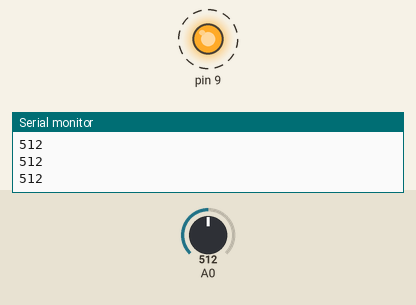
Recording of a sketch running on a simulated Arduino Uno, built with avr-gcc and run on an emulated ATmega328P. On the bench: output pins drawn as LEDs (lit = HIGH), the last lines printed to the serial monitor. Dashed ring = blinking. The test bench sets the inputs (shaded band); at power-on: A0 = 512.

Above: at 1.09 s.
1.3 s: A0 set to 122
4.3 s: A0 set to 0
At 5.1 s:
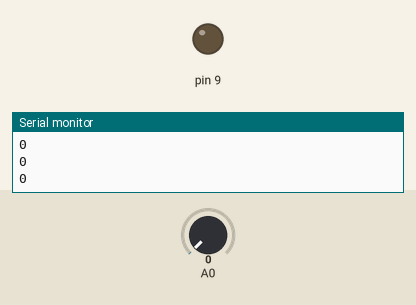
5.8 s: A0 set to 2
7.3 s: A0 set to 5
At 8.4 s:
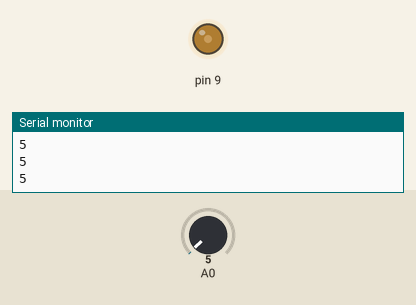
8.8 s: A0 set to 306
At 12.74 s:
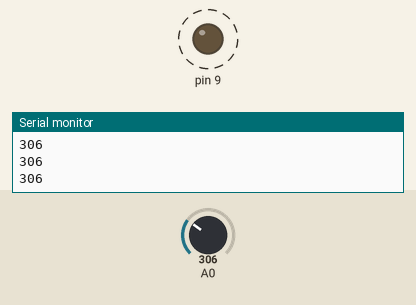
Timing chart, 0 to 12.8 s (numbered marks = the images above; inputs shaded):
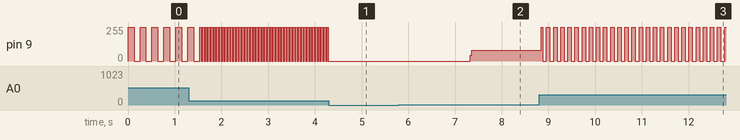

The sketch:

motorMisc.ino
```cpp
int cycle;

void setup(){
  pinMode(9, OUTPUT);
  pinMode(A0, INPUT);
  cycle = 50;
  Serial.begin(9600);
}

void loop() {
  //cycle = analogRead(A0);
  //Serial.println(cycle);
  Serial.println(analogRead(A0));
  cycle = map(analogRead(A0), 0,1023, 0, 256);
  digitalWrite(9, HIGH);
  delay(cycle);
  digitalWrite(9, LOW);
  delay(cycle);

}
```

Measured:
- the behaviour switches between 3 and 4 on A0 (found by bisection; images 1 and 2)
- after the input at 4.3 s, pin 9: stops changing and stays 0/255
- after the input at 7.3 s, pin 9: 0/255 → 82/255 at once
- after the input at 8.8 s, pin 9: alternates 255/255 for 0.08 s and 0/255 for 0.08 s, starting at once
- by itself, pin 9: repeats every 0.06 s: 255/255 0.03 s, 0/255 0.03 s
